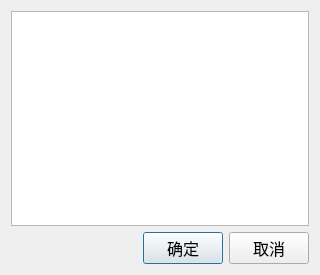
<?xml version="1.0" encoding="UTF-8"?>
<ui version="4.0">
 <class>ClinicDrugFilter</class>
 <widget class="QDialog" name="ClinicDrugFilter">
  <property name="geometry">
   <rect>
    <x>0</x>
    <y>0</y>
    <width>320</width>
    <height>275</height>
   </rect>
  </property>
  <property name="windowTitle">
   <string>药品</string>
  </property>
  <layout class="QVBoxLayout" name="verticalLayout_2">
   <item>
    <layout class="QVBoxLayout" name="verticalLayout">
     <item>
      <widget class="QListWidget" name="listWidget"/>
     </item>
     <item>
      <layout class="QHBoxLayout" name="horizontalLayout">
       <item>
        <spacer name="horizontalSpacer">
         <property name="orientation">
          <enum>Qt::Horizontal</enum>
         </property>
         <property name="sizeHint" stdset="0">
          <size>
           <width>40</width>
           <height>20</height>
          </size>
         </property>
        </spacer>
       </item>
       <item>
        <widget class="QPushButton" name="okButton">
         <property name="font">
          <font>
           <family>Agency FB</family>
           <pointsize>12</pointsize>
          </font>
         </property>
         <property name="text">
          <string>确定</string>
         </property>
        </widget>
       </item>
       <item>
        <widget class="QPushButton" name="cancelButton">
         <property name="font">
          <font>
           <family>Agency FB</family>
           <pointsize>12</pointsize>
          </font>
         </property>
         <property name="text">
          <string>取消</string>
         </property>
        </widget>
       </item>
      </layout>
     </item>
    </layout>
   </item>
  </layout>
 </widget>
 <layoutdefault spacing="6" margin="11"/>
 <resources/>
 <connections/>
</ui>
